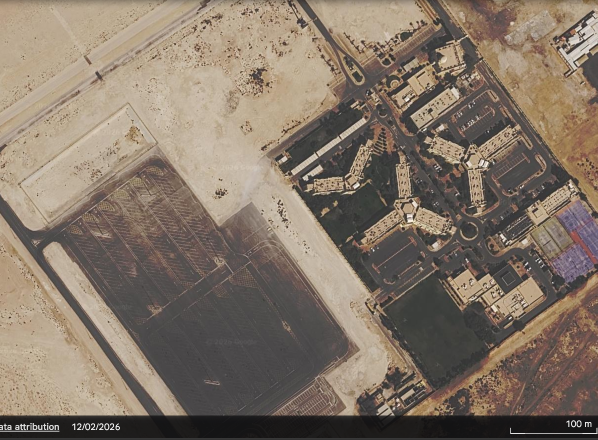
#> input picture abu-samra-twin/data/map-imagery/closeup 1.png, 1195 x 879 px (shown at 1/2 size); its folder holds only this picture in this run
$ python composite.py
#> lines starting #> are read from the running program, lines starting #| are printed output that depends on the picture
"""Full-resolution composite of the registered close-ups in mosaic-aligned axes (1.38 px per mosaic px).
Run from pipeline/work after register.py. Writes hr_full.png, used by buildings.py, trees.py and lotclean.py."""
import cv2, numpy as np, json, os
D = os.path.join(os.path.dirname(os.path.abspath(__file__)), "..", "data", "map-imagery")
C = json.load(open("closeups.json")); S = 1.38; W, H = int(3598 * S), int(3580 * S)
#> (reads abu-samra-twin/pipeline/work/closeups.json from the repository)
M = np.diag([S, S, 1.0]); acc = np.zeros((H, W, 3), np.float32); ws = np.zeros((H, W), np.float32)
for name, v in C.items():
    img = cv2.imread(os.path.join(D, name))[..., :3].astype(np.float32); h, w = img.shape[:2]
#> after `h, w = img.shape[:2]`: h = 879; w = 1195
    mk = np.full((h, w), 255, np.uint8); mk[h - 95:] = 0; mk[:10] = 0; mk[h - 200:, w - 560:] = 0; mk[h - 190:, :160] = 0; mk[:, :3] = 0; mk[:, -3:] = 0
    d = np.clip(cv2.distanceTransform(mk, cv2.DIST_L2, 5) / 80, 0, 1) ** 3; Mi = M @ np.array(v["H"])
    wt = cv2.warpPerspective(d, Mi, (W, H)); acc += cv2.warpPerspective(img, Mi, (W, H), flags=cv2.INTER_CUBIC) * wt[..., None]; ws += wt
#> after `acc += cv2.warpPerspective(img, Mi, (W, H), flags=cv2.INTER_CUBIC) * w`:
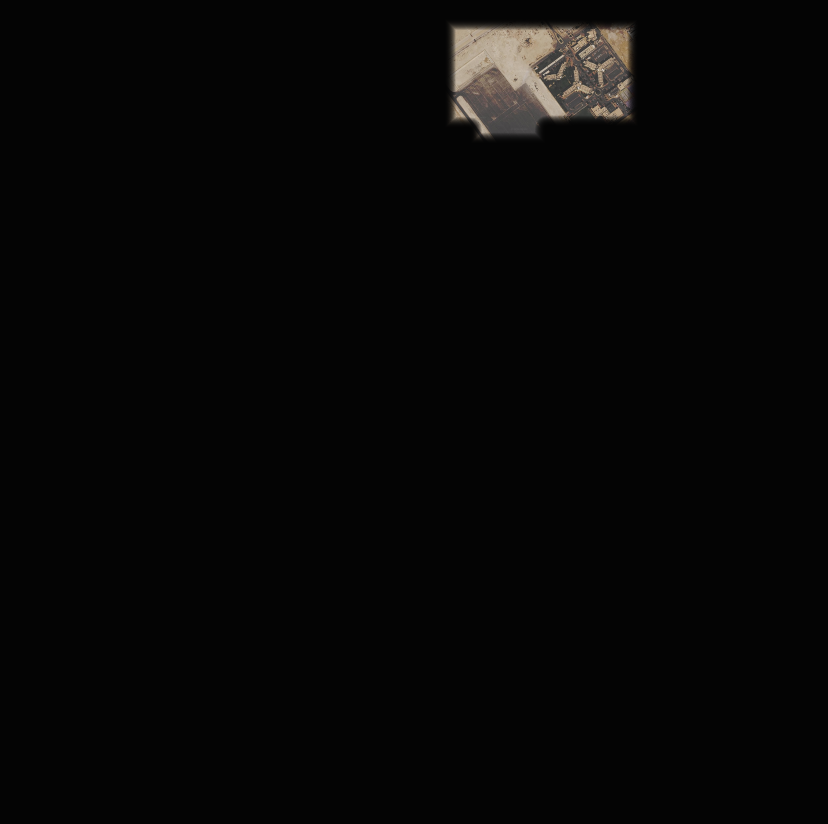
#> acc: shape (4940, 4965, 3) float32 (shown at 1/6 size); mean B, G, R 2.8, 3.1, 3.5; drawn with min black and max white
#> (the run stopped early here; a loop or call above may not have finished)
